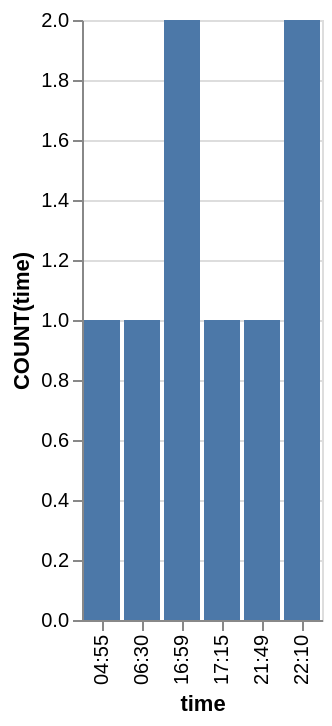

Describe this chart as a Vega-Lite specification.
### Vega-Lite specification from a JSON file in a GitHub repository (floating-point values rounded to 4 significant figures)
{"data": {"values": [{"x_data": "04:55", "y_data": 1}, {"x_data": "06:30", "y_data": 1}, {"x_data": "16:59", "y_data": 2}, {"x_data": "17:15", "y_data": 1}, {"x_data": "21:49", "y_data": 1}, {"x_data": "22:10", "y_data": 2}]}, "mark": "bar", "encoding": {"x": {"field": "x_data", "type": "nominal", "title": "time", "sort": "ascending"}, "y": {"field": "y_data", "type": "quantitative", "title": "COUNT(time)"}}}
